Frame 1 (no input): blank canvas, image omitted
Frame 60 (no input): blank canvas, image omitted
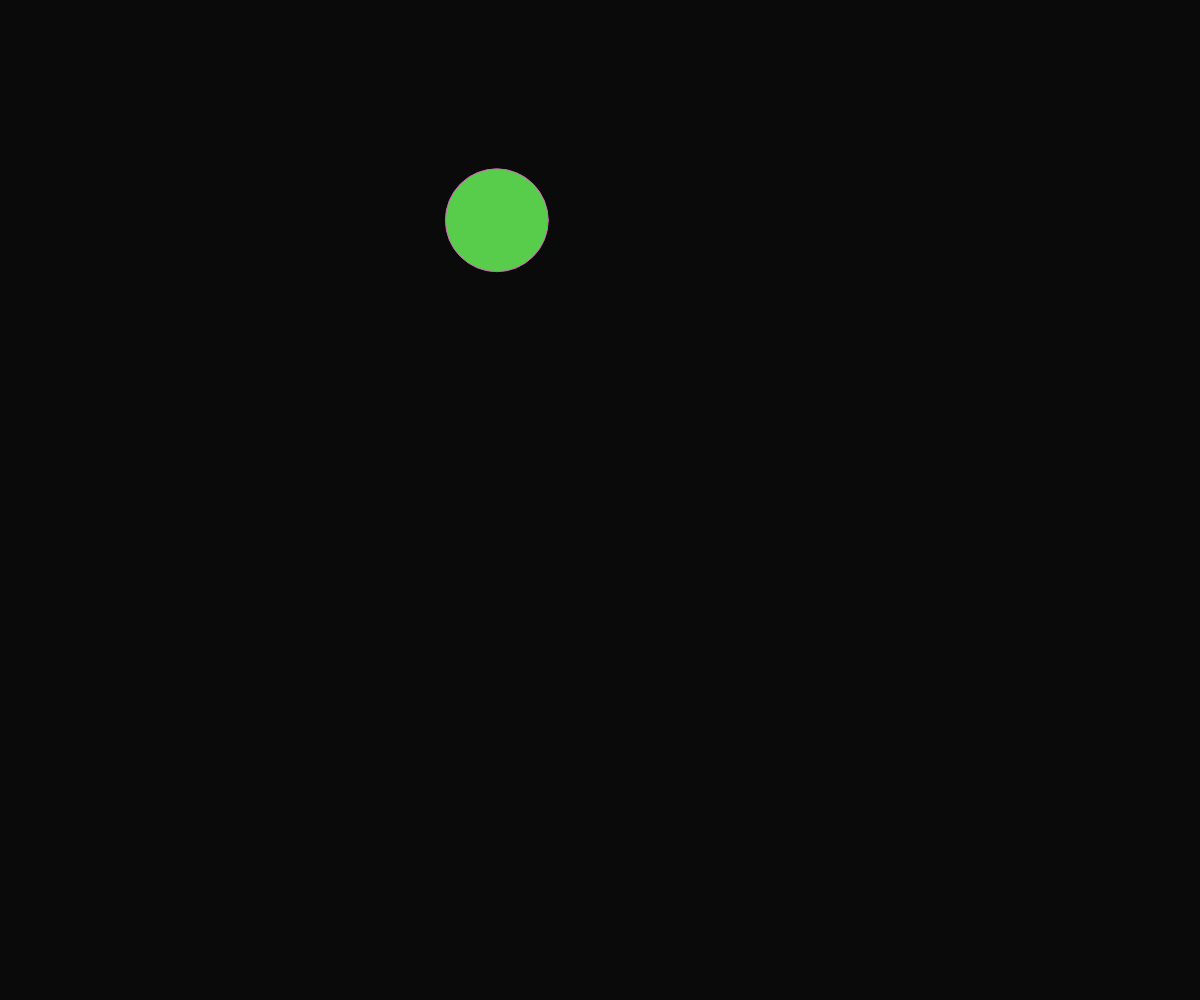
Frame 120 (the mouse pressed at the canvas centre since frame 60)

The p5.js sketch whose frames 1 and 60 were blank and that drew this single picture after the mouse press (run headless with seeded random() and noise() and a simulated clock; from frame 60 on, the mouse is pressed at the canvas centre):

// p5.js sketch
// ── sketch.js
// Bouncing Balls Demo
// October 3. 2024

let ballArray = [];

function setup() {
  createCanvas(windowWidth, windowHeight);
}

function draw() {
  background(10);

  for (let theBall of ballArray) {
    //move the ball
    theBall.x += theBall.dx;
    theBall.y += theBall.dy;

    //bonunce ball if needed
    if (theBall.x > width - theBall.radius|| theBall.x < 0 +theBall.radius) {
      theBall.dx *= -1;
    }

    if (theBall.y > height - theBall.radius || theBall.y < 0 + theBall.radius) {
      theBall.dy *= -1;

    }
    //show ball
    stroke(random(255), random(255), random(255));
    fill(theBall.red, theBall.green, theBall.blue);
    circle(theBall.x, theBall.y, theBall.radius*2);
  }


}

function mousePressed() {
  spawnBall(mouseX, mouseY);
}

function spawnBall(theX, theY) {
  let theBall = {
    x: theX,
    y: theY,
    radius: random(30, 60),
    dx: random(-10, 30),
    dy: random(-10, 30),
    red: random(255),
    green: random(255),
    blue: random(255),
  };
  ballArray.push(theBall);
}
